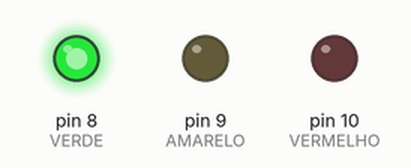
Simulated run of this sketch. Board: Arduino Uno, built with avr-gcc and run on an emulated ATmega328P. On the bench: output pins drawn as LEDs (lit = HIGH).

Above: at 2.0 s.
At 4.7 s:
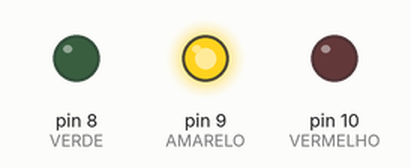
At 7.5 s:
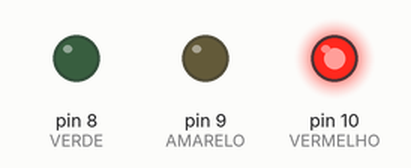
Timing chart, 0 to 12.4 s (numbered marks = the images above):
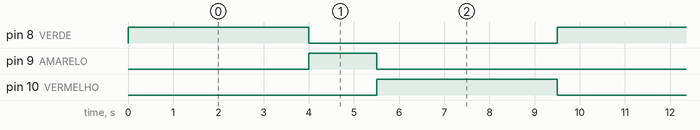

Measured:
- by itself, pin 8 (VERDE), pin 10 (VERMELHO): alternates HIGH for 4.0 s and LOW for 5.5 s
- by itself, pin 9 (AMARELO): alternates HIGH for 1.5 s and LOW for 8.0 s
- by itself, everything shown: repeats every 9.5 s, in 3 steps

The sketch:

02_semaforo.ino
```cpp
/*
  02 - Semaforo com 3 LEDs
  Placa: Arduino Uno/Nano

  Ligacoes (cada LED com seu resistor de 220 ohms no anodo, catodos no GND):
    pino 10 -> vermelho     pino 9 -> amarelo     pino 8 -> verde

  O que aprender: varias saidas, constantes com nome, e FUNCOES para nao
  repetir codigo. Um semaforo e uma "maquina de estados": verde -> amarelo
  -> vermelho -> verde...
*/
const int VERMELHO = 10;
const int AMARELO  = 9;
const int VERDE    = 8;

// tempos de cada fase (ms) - mexa aqui!
const int T_VERDE    = 4000;
const int T_AMARELO  = 1500;
const int T_VERMELHO = 4000;

// acende SO a cor pedida e apaga as outras
void mostrar(int cor) {
  digitalWrite(VERMELHO, cor == VERMELHO);   // true vira HIGH, false vira LOW
  digitalWrite(AMARELO,  cor == AMARELO);
  digitalWrite(VERDE,    cor == VERDE);
}

void setup() {
  pinMode(VERMELHO, OUTPUT);
  pinMode(AMARELO, OUTPUT);
  pinMode(VERDE, OUTPUT);
}

void loop() {
  mostrar(VERDE);     delay(T_VERDE);
  mostrar(AMARELO);   delay(T_AMARELO);
  mostrar(VERMELHO);  delay(T_VERMELHO);
}
```
